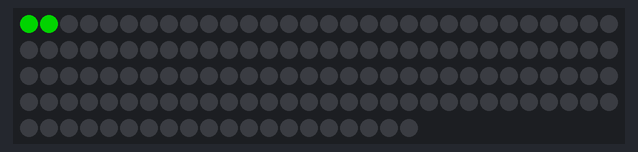
A sketch run on a simulated Arduino Uno, built with avr-gcc and run on an emulated ATmega328P. Parts: 140 RGB LEDs in strip order, left to right, continuing on the next row. Dim RGB values are drawn brighter than linear.

Above: at 0.07 s.
At 1.96 s:
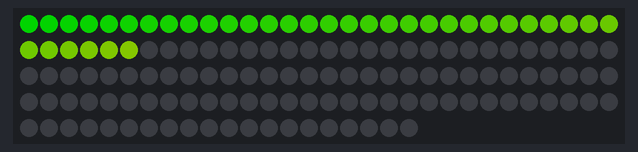
At 3.91 s:
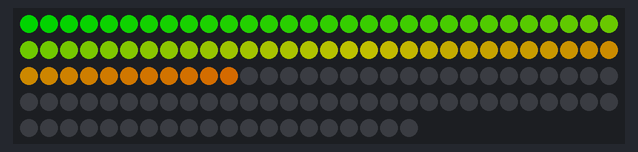
At 5.86 s:
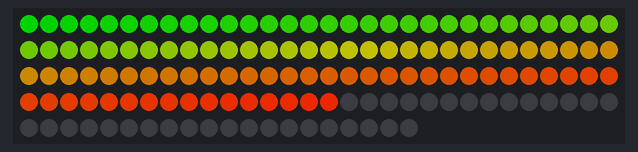
At 7.8 s:
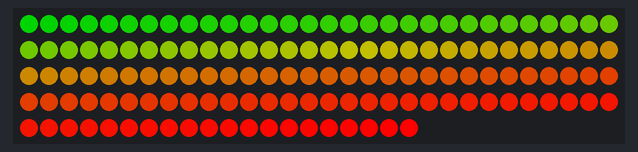

The sketch:

green_to_red.ino
```cpp
#include <FastLED.h>

#define DATA_PIN 9
#define NUM_LEDS 140
CRGB leds[NUM_LEDS];

#define GREEN_COLOR CRGB::Green
#define RED_COLOR CRGB::Red

void setup() {
  FastLED.addLeds<WS2812B, DATA_PIN, GRB>(leds, NUM_LEDS);
  fill_solid(leds, NUM_LEDS, CRGB::Black);
  FastLED.show();
}

void loop() {
  int delay_ms = 50; // Adjust this to change the speed of the running effect
  int gradientLength = 140; // Adjust this to change the length of the gradient

  for (int offset = 0; offset < NUM_LEDS; offset++) {
    // Calculate gradient position based on the offset
    int gradientPosition = offset % gradientLength;

    // Interpolate between green and red
    CRGB color = blend(GREEN_COLOR, RED_COLOR, map(gradientPosition, 0, gradientLength - 1, 0, 255));

    // Set the color at the current position
    leds[offset % NUM_LEDS] = color;

    FastLED.show();
    delay(delay_ms);
  }
}
```
